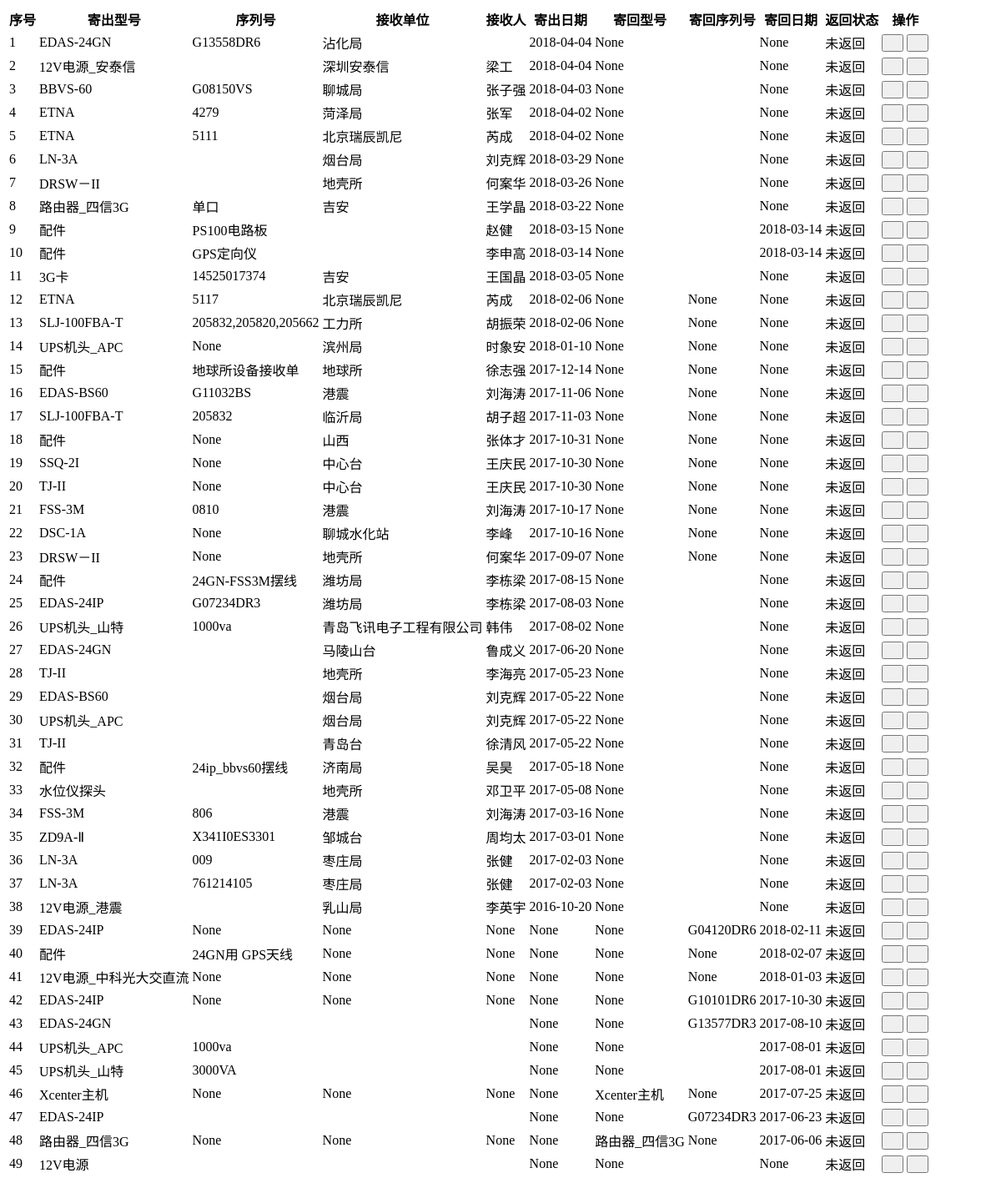
/deleveryIndex/unreturned (signed in), run on an earlier commit of the app's database.
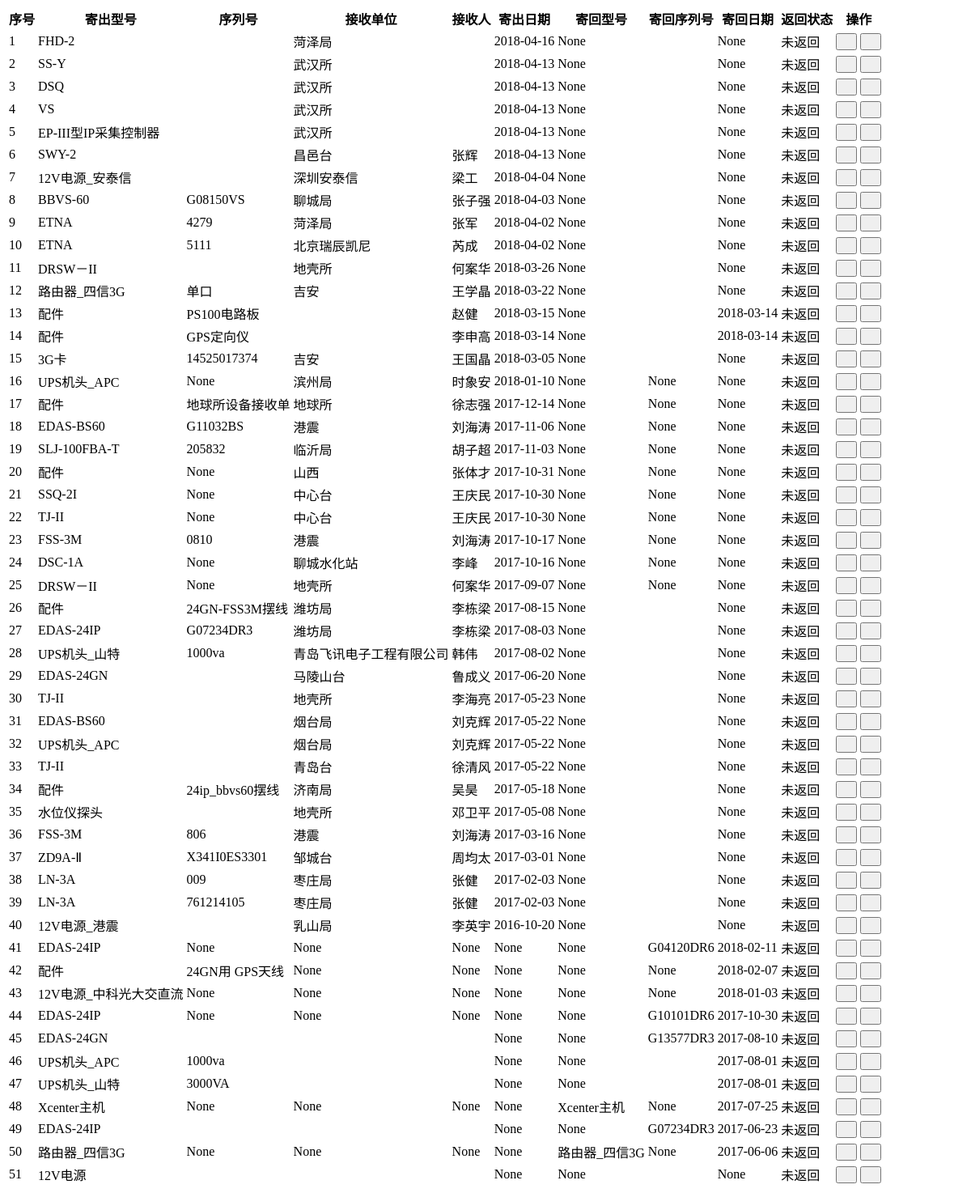
And on a later commit of the database.
### manager/models.py (models this page shows, shortened)
class equip_delivery_record(models.Model):
    send_equip_type = models.ForeignKey('equip_type',null=True,blank=True,on_delete=models.CASCADE,related_name="寄出设备类型",verbose_name="寄出设备类型")
    serial_num = models.CharField(max_length=64,default='',blank=True,verbose_name="序列号")
    number = models.IntegerField(default=1,null=True,blank=True,verbose_name="寄出数量")
    send_date = models.DateField(null=True,blank=True,verbose_name="发件时间")
    sender = models.CharField(max_length=32,choices=SENDER_CHOICES,blank=True,verbose_name="发件人")
    receiver_unit = models.CharField(max_length=32,blank=True,verbose_name="收件单位")
    receiver = models.CharField(max_length=32,blank=True,verbose_name="收件人")
    back_status = models.CharField(max_length=32,choices=BACK_STATUS,default='未返回',blank=True,verbose_name="返回状态")
    back_equip_type = models.ForeignKey('equip_type',null=True,blank=True,on_delete=models.CASCADE,related_name="寄回设备类型",verbose_name="寄回设备类型")
    back_serial_num = models.CharField(max_length=64,blank=True,verbose_name="寄回序列号")
    back_unit = models.CharField(max_length=32,blank=True,verbose_name="寄回单位")
    back_sender = models.CharField(max_length=32,blank=True,verbose_name="寄回人")
    back_receiver = models.CharField(max_length=32,choices=SENDER_CHOICES,blank=True,verbose_name="寄回接收人")
    back_date = models.DateField(null=True,blank=True,verbose_name="寄回日期")
    charge = models.FloatField(blank=True,verbose_name="维修收费")
    note = models.TextField(max_length=256,blank=True)
    class Meta:
        verbose_name = '设备寄出记录'
        verbose_name_plural = '设备寄出记录'
        ordering = ["-send_date","-back_date"]

class equip_type(models.Model):
    model = models.CharField(max_length=32,blank=True)
    name = models.CharField(max_length=32,blank=True)
    manufacture = models.ForeignKey('equip_manu',on_delete=models.CASCADE,null=True,blank=True)
    note = models.TextField(max_length=256,default='',blank=True)
    class Meta:
        verbose_name = '设备类型'
        verbose_name_plural = '设备类型'
        ordering = ["model"]
    def __str__(self):
        return self.model

### manager/views.py (the view)
# urls.py: path(r'deleveryIndex/unreturned', views.deleveryUnreturned, name='deleveryUnreturned'),
@login_required(login_url=('/manager/login'))
def deleveryUnreturned(request):
    queryset = equip_delivery_record.objects.filter(back_status='未返回')
    return render(request,'manager/tableDeleveryList.html',{'delevery_list':queryset})

### manager/templates/manager/tableDeleveryList.html (shortened to what this page needs)
<table class="layui-table" lay-even lay-skin="line" lay-size="sm">
    <thead><tr>
    <th>序号</th><th>寄出型号</th><th>序列号</th><th>接收单位</th><th>接收人</th><th>寄出日期</th><th>寄回型号</th>
    <th>寄回序列号</th><th>寄回日期</th><th>返回状态</th><th lay-data="{field:'note', title='操作' width:300}">操作</th>
    </tr></thead>
    <tbody>
    {% for record in delevery_list %}
    <tr>
    <td>{{ forloop.counter }}</td>
    <td>{{ record.send_equip_type }}</td>
    <td>{{ record.serial_num }}</td>
    <td>{{ record.receiver_unit }}</td>
    <td>{{ record.receiver }}</td>
    <td>{{ record.send_date }}</td>
    <td>{{ record.back_equip_type }}</td>
    <td>{{ record.back_serial_num }}</td>
    <td>{{ record.back_date }}</td>
    <td class="backStatus">{{ record.back_status }}</td>
    <td><button class="layui-btn layui-btn-primary layui-btn-sm" onclick="edit({{ record.id }})"><i class="layui-icon">&#xe642;</i></button>
    <button class="layui-btn layui-btn-primary layui-btn-sm" onclick="deleteUnit({{ record.id }})" ><i class="layui-icon">&#xe640;</i></button></td>
    {% endfor %}
    </tbody>
</table>

What changed in the data, as far as the page shows it:
no longer on this page (row edited): equip_delivery_record: send_equip_type "EDAS-24GN", serial_num "G13558DR6", receiver_unit "沾化局", send_date "2018-04-04", back_equip_type "None", back_date "None", back_status "未返回"
no longer on this page (row edited): equip_delivery_record: send_equip_type "LN-3A", receiver_unit "烟台局", receiver "刘克辉", send_date "2018-03-29", back_equip_type "None", back_date "None", back_status "未返回"
no longer on this page (row edited): equip_delivery_record: send_equip_type "ETNA", serial_num "5117", receiver_unit "北京瑞辰凯尼", receiver "芮成", send_date "2018-02-06", back_equip_type "None", back_serial_num "None", back_date "None", back_status "未返回"
no longer on this page (row edited): equip_delivery_record: send_equip_type "SLJ-100FBA-T", serial_num "205832,205820,205662", receiver_unit "工力所", receiver "胡振荣", send_date "2018-02-06", back_equip_type "None", back_serial_num "None", back_date "None", back_status "未返回"
added equip_delivery_record: send_equip_type "FHD-2", receiver_unit "菏泽局", send_date "2018-04-16", back_equip_type "None", back_date "None", back_status "未返回"
added equip_delivery_record: send_equip_type "SS-Y", receiver_unit "武汉所", send_date "2018-04-13", back_equip_type "None", back_date "None", back_status "未返回"
added equip_delivery_record: send_equip_type "DSQ", receiver_unit "武汉所", send_date "2018-04-13", back_equip_type "None", back_date "None", back_status "未返回"
added equip_delivery_record: send_equip_type "VS", receiver_unit "武汉所", send_date "2018-04-13", back_equip_type "None", back_date "None", back_status "未返回"
added equip_delivery_record: send_equip_type "EP-III型IP采集控制器", receiver_unit "武汉所", send_date "2018-04-13", back_equip_type "None", back_date "None", back_status "未返回"
added equip_delivery_record: send_equip_type "SWY-2", receiver_unit "昌邑台", receiver "张辉", send_date "2018-04-13", back_equip_type "None", back_date "None", back_status "未返回"
